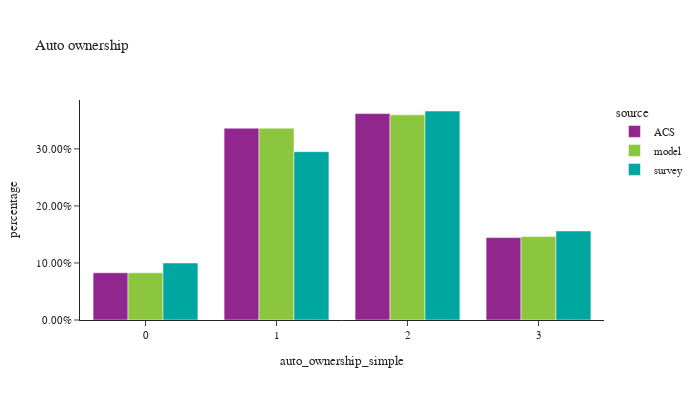

The notebook cell this image was saved under:
### Code cell
df_plot = hh.groupby(['source','auto_ownership_simple'])['hhexpfac'].sum().reset_index()
df_plot = pd.concat([df_plot,df_acs])
df_plot = df_plot.reset_index(drop=True)
df_plot['percentage'] = df_plot.groupby(['source'], group_keys=False)['hhexpfac'].\
        apply(lambda x: x / float(x.sum()))

df_plot_ct = hh.groupby(['source','auto_ownership_simple'])['hhexpfac'].count().reset_index(). \
    rename(columns={'hhexpfac':'sample count'})
df_plot = df_plot.merge(df_plot_ct, on=['source','auto_ownership_simple'], how='left')
df_plot = df_plot[df_plot['auto_ownership_simple'] != '-1']

fig = px.bar(df_plot.sort_values(by=['source']), x="auto_ownership_simple", y="percentage", color="source",
             hover_data=['sample count'],
             barmode="group",title="Auto ownership")
fig.update_layout(height=400, width=700, font=dict(size=11),
                  yaxis=dict(tickformat=".2%"))
fig.show()

### Figure 1 — Plotly figure (JSON) as saved in the notebook; plotly's stock layout.template omitted (floating-point values rounded to 4 significant figures)
{"data": [{"alignmentgroup": "True", "customdata": [[null], [null], [null], [null], [null]], "hovertemplate": "source=ACS<br>auto_ownership_simple=%{x}<br>percentage=%{y}<br>sample count=%{customdata[0]}<extra></extra>", "legendgroup": "ACS", "marker": {"color": "#91268F", "pattern": {"shape": ""}}, "name": "ACS", "offsetgroup": "ACS", "orientation": "v", "showlegend": true, "textposition": "auto", "type": "bar", "x": [0, 1, 2, 3, "4+"], "xaxis": "x", "y": [0.08278, 0.3364, 0.3619, 0.1445, 0.07446], "yaxis": "y"}, {"alignmentgroup": "True", "customdata": [[143500.0], [583900.0], [624400.0], [253900.0], [130400.0]], "hovertemplate": "source=model<br>auto_ownership_simple=%{x}<br>percentage=%{y}<br>sample count=%{customdata[0]}<extra></extra>", "legendgroup": "model", "marker": {"color": "#8CC63E", "pattern": {"shape": ""}}, "name": "model", "offsetgroup": "model", "orientation": "v", "showlegend": true, "textposition": "auto", "type": "bar", "x": ["0", "1", "2", "3", "4+"], "xaxis": "x", "y": [0.08267, 0.3363, 0.3597, 0.1463, 0.07509], "yaxis": "y"}, {"alignmentgroup": "True", "customdata": [[572.0], [1576.0], [1034.0], [268.0], [118.0]], "hovertemplate": "source=survey<br>auto_ownership_simple=%{x}<br>percentage=%{y}<br>sample count=%{customdata[0]}<extra></extra>", "legendgroup": "survey", "marker": {"color": "#00A7A0", "pattern": {"shape": ""}}, "name": "survey", "offsetgroup": "survey", "orientation": "v", "showlegend": true, "textposition": "auto", "type": "bar", "x": ["0", "1", "2", "3", "4+"], "xaxis": "x", "y": [0.09999, 0.2951, 0.3664, 0.1562, 0.0819], "yaxis": "y"}], "layout": {"barmode": "group", "font": {"size": 11}, "height": 400, "legend": {"title": {"text": "source"}, "tracegroupgap": 0}, "title": {"text": "Auto ownership"}, "width": 700, "xaxis": {"anchor": "y", "domain": [0.0, 1.0], "title": {"text": "auto_ownership_simple"}}, "yaxis": {"anchor": "x", "domain": [0.0, 1.0], "tickformat": ".2%", "title": {"text": "percentage"}}}}
